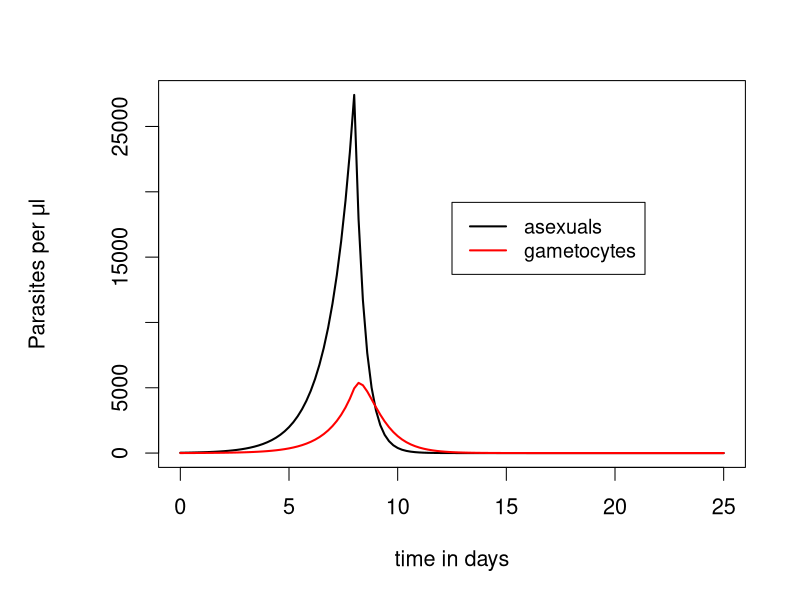

The R script that drew this image:
#########################################################
# Continuous Model of Malaria Infections
#########################################################

# This is the starting script to the malaria module

# Produces dynamics of infections using the continuous model
# Plots output

#######################
# FUNCTION DEFINITIONS
#######################

###
# cont.model(t,y,para) 
# Use:    Function to calculate time derivatives of asexual (A) and gametocyte (G) densities 
# Input:
#     t: time 
#     y: vector of current values of variables A and G
#     para: parameters 	g: gametocyte investment, fraction of parasites that become gametocytes
#			r: rate at which asexuals rupture to produce offspring
#			m: number of offspring produced by each asexual
#			k: rate at which asexuals are killed by immune response
#			l: death rate of gametocytes
# Output:
#    der: vector of derivatives at time t

cont.model<-function(t,y,para) {

with(as.list(c(para,y)),{ # this command allows us to refer directly to the variables and parameters

if(t<8) { # immunity begins on day 8 of infection
  	dA<-r*m*(1-g)*A-r*A
  	} else {
  	dA<-r*m*(1-g)*A-r*A-k*A
  	} 
dG<-r*m*g*A-l*G
der<-c(dA,dG)
list(der)
}) # end of 'with'
}  # end of function definition


###
# dynamics(g,init.y,end.time,interval,cont.model,para)
# Use: Function to integrate asexual and gametocyte differential equations
# Once A or G falls below 1 they are considered to be zero (to prevent negative values)
# Input:
#	g: gametocyte investment
#	init.y: vector of asexual and gametocyte densities for first time point in sequence 
#	end.time: last time for which densities are to be calculated
# 	interval: time interval between densities
#	cont.model: function specifying differential equations
#	para: parameters	r: rate at which asexuals rupture to produce offspring
#				m: number of offspring produced by each asexual
#				k: rate at which asexuals are killed by immune response
#				l: death rate of gametocytes
# Output:
# 	A: vector of asexual densities at requested times
#	G: vector of gametocyte densities at requested times
# 	time: vector of times

dynamics<-function(g,init.y,end.time,interval,cont.model,para) {
para<-c(g=g,para) # adds g to list of parameters, specifying it separately like this allows it to be changed easily
times<-seq(0,end.time,by=interval) # produces sequence of times for which densities will be estimated
results<-lsoda(init.y,times,cont.model,para)
# to set values <1 to 0 using index matrix
results[,c("A","G")][results[,c("A","G")]<1]<-0

as.data.frame(results)	
}

#################################################
# MAIN PROGRAM
#################################################

### Load R library for solving odes
library(deSolve)

### Define parameters, initial values and times for estimating parasite densities
para<-c(r=0.25,m=6,k=3,l=1.2)
end.time<-25
interval<-0.2
init.y<-c(A=25,G=0)

### get output for continuous model
out<-dynamics(g=0.25,init.y,end.time,interval,cont.model,para)

### plot results
#pdf("fig3.pdf")
par(mar=c(5,6,3,2)+0.1,cex=1.3) # sets margins so there is room for y-axis label
                                # and increases font and symbol size
plot(out$time,out$A,xlab="time in days",ylab="",type="n") # type="n" sets up the axes
                                                          # without plotting the function
lines(out$time,out$A,lw=2) # type="l" draws a line rather than points
mtext(expression(paste("Parasites per ",mu,"l")),side=2,line=4,cex=1.3) # to write y-axis label with Greek letter
lines(out$time,out$G,col="red",lw=2) # to add gametocyte data onto graph
par(cex=1.2)
legend(end.time*0.5,max(out$A)*0.7, legend=c("asexuals","gametocytes"), col=c("black","red"),lw=2)
#dev.off()
